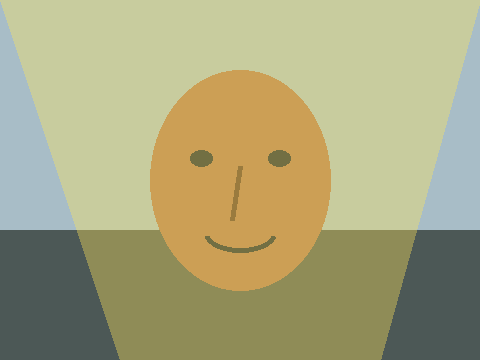
#> input picture samples/lighting/harsh_sun.png, 480 x 360 px
$ python face_crop_baseline.py --input ../samples/lighting --output out
#> lines starting #> are read from the running program, lines starting #| are printed output that depends on the picture
### python-scripts/clahe_preprocess.py
"""
CLAHE preprocessing utility for the NHAI offline face verification pipeline.

Usage:
    python clahe_preprocess.py --input path/to/image.jpg --output assets/evidence/clahe
    python clahe_preprocess.py --input path/to/folder --output assets/evidence/clahe

This is a development-time script. The final mobile app should use an optimized
native implementation, but this script lets us test parameters and collect
before/after evidence first.
"""

from __future__ import annotations

import argparse
import csv
import time
from pathlib import Path

import numpy as np
from PIL import Image, ImageDraw


IMAGE_EXTENSIONS = {".jpg", ".jpeg", ".png", ".bmp", ".webp"}


def _tile_lut(tile: np.ndarray, clip_limit: float) -> np.ndarray:
    histogram = np.bincount(tile.ravel(), minlength=256).astype(np.float64)
    clip_threshold = max(1.0, clip_limit * tile.size / 256)
    excess = np.maximum(histogram - clip_threshold, 0).sum()
    histogram = np.minimum(histogram, clip_threshold)
    histogram += excess / 256
    cdf = histogram.cumsum()
    cdf = (cdf - cdf.min()) / max(cdf.max() - cdf.min(), 1)
    return np.clip(cdf * 255, 0, 255).astype(np.uint8)


def apply_clahe_luminance(
    image: Image.Image,
    clip_limit: float = 2.0,
    tile_grid_size: int = 8,
) -> Image.Image:
    """Apply CLAHE to the luminance channel while preserving color."""
    ycbcr = image.convert("YCbCr")
    y_channel, cb_channel, cr_channel = ycbcr.split()
    luminance = np.array(y_channel, dtype=np.uint8)
    height, width = luminance.shape
    tile_h = int(np.ceil(height / tile_grid_size))
    tile_w = int(np.ceil(width / tile_grid_size))

    luts = []
    for tile_y in range(tile_grid_size):
        row = []
        y0 = tile_y * tile_h
        y1 = min((tile_y + 1) * tile_h, height)
        for tile_x in range(tile_grid_size):
            x0 = tile_x * tile_w
            x1 = min((tile_x + 1) * tile_w, width)
            row.append(_tile_lut(luminance[y0:y1, x0:x1], clip_limit))
        luts.append(row)
    lut_grid = np.array(luts)

    y_positions = np.arange(height, dtype=np.float32) / tile_h
    x_positions = np.arange(width, dtype=np.float32) / tile_w
    y_low = np.floor(y_positions).astype(np.int32)
    x_low = np.floor(x_positions).astype(np.int32)
    y_high = np.clip(y_low + 1, 0, tile_grid_size - 1)
    x_high = np.clip(x_low + 1, 0, tile_grid_size - 1)
    y_low = np.clip(y_low, 0, tile_grid_size - 1)
    x_low = np.clip(x_low, 0, tile_grid_size - 1)
    y_weight = (y_positions - y_low).reshape(height, 1)
    x_weight = (x_positions - x_low).reshape(1, width)

    top_left = lut_grid[y_low[:, None], x_low[None, :], luminance]
    top_right = lut_grid[y_low[:, None], x_high[None, :], luminance]
    bottom_left = lut_grid[y_high[:, None], x_low[None, :], luminance]
    bottom_right = lut_grid[y_high[:, None], x_high[None, :], luminance]

    top = (1 - x_weight) * top_left + x_weight * top_right
    bottom = (1 - x_weight) * bottom_left + x_weight * bottom_right
    enhanced = ((1 - y_weight) * top + y_weight * bottom).astype(np.uint8)

    enhanced_y = Image.fromarray(enhanced, mode="L")
    return Image.merge("YCbCr", (enhanced_y, cb_channel, cr_channel)).convert("RGB")


# [96 lines left out: functions iter_images, save_side_by_side, process_image, main, not called in this run]


# [2 lines that do not run on import are left out]

### python-scripts/face_crop_baseline.py
"""
Heuristic face crop baseline for early pipeline evidence.

This is NOT the final detector. It uses OpenCV Haar detection when available and
falls back to a simple skin-region heuristic. The final mobile detector should be
BlazeFace or SCRFD-lite.

Usage:
    python face_crop_baseline.py --input samples/private/real_faces --output assets/evidence/face_detection_real
"""

from __future__ import annotations

import argparse
import csv
import sys
import time
from collections import deque
from pathlib import Path

import numpy as np
from PIL import Image, ImageDraw

from clahe_preprocess import apply_clahe_luminance


IMAGE_EXTENSIONS = {".jpg", ".jpeg", ".png", ".bmp", ".webp"}
LOCAL_PACKAGE_DIR = Path(__file__).resolve().parents[1] / "local-python-packages"

if LOCAL_PACKAGE_DIR.exists():
    sys.path.insert(0, str(LOCAL_PACKAGE_DIR))

try:
    import cv2
except ImportError:
    cv2 = None

OPENCV_DETECTOR = None


def iter_images(input_path: Path):
    if input_path.is_file() and input_path.suffix.lower() in IMAGE_EXTENSIONS:
        yield input_path
        return

    if input_path.is_dir():
        for path in sorted(input_path.rglob("*")):
            if path.suffix.lower() in IMAGE_EXTENSIONS:
                yield path


# [120 lines left out: functions skin_mask, connected_components, choose_face_box, not called in this run]


def initialize_opencv_detector():
    global OPENCV_DETECTOR
    if cv2 is None:
        return None
    if OPENCV_DETECTOR is None:
        cascade_path = Path(cv2.data.haarcascades) / "haarcascade_frontalface_default.xml"
        OPENCV_DETECTOR = cv2.CascadeClassifier(str(cascade_path))
        warmup = np.zeros((160, 160), dtype=np.uint8)
        OPENCV_DETECTOR.detectMultiScale(warmup)
    return OPENCV_DETECTOR


def detect_with_opencv(image: Image.Image, max_size: int = 480):
    detector = initialize_opencv_detector()
    if detector is None:
        return None

    scale = min(1.0, max_size / max(image.size))
    detect_image = image.resize((int(image.width * scale), int(image.height * scale)))
    image_array = np.array(detect_image.convert("RGB"))
    gray = cv2.cvtColor(image_array, cv2.COLOR_RGB2GRAY)
    detections = detector.detectMultiScale(
        gray,
        scaleFactor=1.08,
        minNeighbors=4,
        minSize=(80, 80),
    )

    if len(detections) == 0:
        return None

    detect_width, detect_height = detect_image.size
    image_center_x = detect_width / 2
    image_center_y = detect_height / 2

    def score(face):
        x, y, width, height = face
        area = width * height
        center_x = x + width / 2
        center_y = y + height / 2
        center_distance = (
            abs(center_x - image_center_x) / detect_width
            + abs(center_y - image_center_y) / detect_height
        )
        return area * (1.4 - center_distance)

    x, y, width, height = max(detections, key=score)
    inv_scale = 1 / scale
    x = int(x * inv_scale)
    y = int(y * inv_scale)
    width = int(width * inv_scale)
    height = int(height * inv_scale)
    side = int(max(width, height) * 1.22)
    center_x = x + width // 2
    center_y = y + height // 2
    crop_left = max(0, center_x - side // 2)
    crop_top = max(0, center_y - int(side * 0.46))
    crop_right = min(image.width, crop_left + side)
    crop_bottom = min(image.height, crop_top + side)

    if crop_right - crop_left < side:
        crop_left = max(0, crop_right - side)
    if crop_bottom - crop_top < side:
        crop_top = max(0, crop_bottom - side)

    return crop_left, crop_top, crop_right, crop_bottom


def process_image(image_path: Path, output_dir: Path):
    image = Image.open(image_path).convert("RGB")
    start = time.perf_counter()
    method = "opencv_haar"
    box = detect_with_opencv(image)
    if box is None:
        method = "skin_heuristic"
        mask, scale = skin_mask(image)
        components = connected_components(mask)
        box = choose_face_box(components, image.size, scale)
    elapsed_ms = (time.perf_counter() - start) * 1000

    output_dir.mkdir(parents=True, exist_ok=True)
    if box is None:
        return {
            "sample": image_path.stem,
            "status": "no_face_candidate",
            "method": method,
            "elapsed_ms": round(elapsed_ms, 3),
        }

    annotated = image.copy()
    draw = ImageDraw.Draw(annotated)
    draw.rectangle(box, outline=(244, 197, 66), width=max(4, image.width // 180))
    crop = image.crop(box).resize((112, 112))
    clahe_crop = apply_clahe_luminance(crop)

    annotated_path = output_dir / f"{image_path.stem}_annotated.png"
    crop_path = output_dir / f"{image_path.stem}_crop_112.png"
    clahe_path = output_dir / f"{image_path.stem}_crop_112_clahe.png"

    annotated.save(annotated_path)
    crop.save(crop_path)
    clahe_crop.save(clahe_path)

    return {
        "sample": image_path.stem,
        "status": "face_candidate",
        "method": method,
        "box": ",".join(str(value) for value in box),
        "annotated": str(annotated_path),
        "crop": str(crop_path),
        "clahe_crop": str(clahe_path),
        "elapsed_ms": round(elapsed_ms, 3),
    }


def main():
    parser = argparse.ArgumentParser(description="Create baseline face crops from images.")
    parser.add_argument("--input", required=True, help="Input image or directory")
    parser.add_argument("--output", required=True, help="Output evidence directory")
    parser.add_argument("--csv", help="Optional CSV path for crop results")
    args = parser.parse_args()

    results = []
    initialize_opencv_detector()
    for image_path in iter_images(Path(args.input)):
        result = process_image(image_path, Path(args.output))
#> in process_image, image is the input picture: PIL image 480x360 RGB; mean R, G, B 169.9, 166.6, 125.5
#> in detect_with_opencv, `gray = cv2.cvtColor(image_array, cv2.COLOR_RGB2GRAY)`:
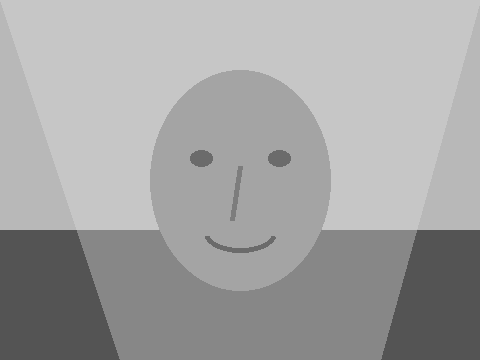
#> gray: shape (360, 480); min 84, max 198, mean 163.1
#> in detect_with_opencv, `detections = detector.detectMultiScale( gray, scaleFactor=1.08, minNei..`: detections = [[136, 86, 209, 209]]
#> in score, `x, y, width, height = face`: x = 136; y = 86; width = 209
#> in score, `area = width * height`: area = 43681
#> in score, `center_x = x + width / 2`: center_x = 240.5
#> in score, `center_y = y + height / 2`: center_y = 190.5
#> in score, `center_distance = ( abs(center_x - image_center_x) / detect_width + ab..`: center_distance = 0.0302
#> in detect_with_opencv, `x, y, width, height = max(detections, key=score)`: x = 136; y = 86; width = 209
#> in detect_with_opencv, `side = int(max(width, height) * 1.22)`: side = 254
#> in detect_with_opencv, `center_x = x + width // 2`: center_x = 240
#> in detect_with_opencv, `center_y = y + height // 2`: center_y = 190
#> in detect_with_opencv, `crop_left = max(0, center_x - side // 2)`: crop_left = 113
#> in detect_with_opencv, `crop_top = max(0, center_y - int(side * 0.46))`: crop_top = 74
#> in detect_with_opencv, `crop_right = min(image.width, crop_left + side)`: crop_right = 367
#> in detect_with_opencv, `crop_bottom = min(image.height, crop_top + side)`: crop_bottom = 328
#> in process_image, `box = detect_with_opencv(image)`: box = (113, 74, 367, 328)
#> in process_image, `crop = image.crop(box).resize((112, 112))`:
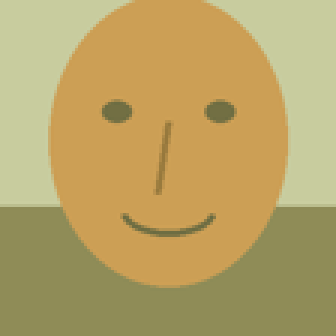
#> crop: PIL image 112x112 RGB (shown 3 times larger); mean R, G, B 184.6, 163.6, 102.6
#> in apply_clahe_luminance, `ycbcr = image.convert("YCbCr")`: ycbcr: PIL image 112x112 YCbCr; mean of channels 0, 1, 2 162.5, 93.6, 142.8
#> in apply_clahe_luminance, `y_channel, cb_channel, cr_channel = ycbcr.split()`:
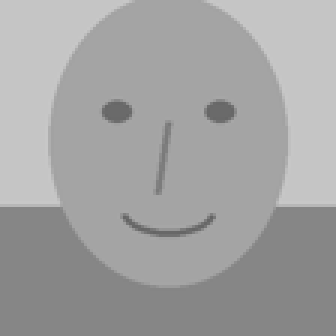
#> y_channel: PIL image 112x112 L (shown 3 times larger); min 100, max 200, mean 162.5
#> in apply_clahe_luminance, `y_channel, cb_channel, cr_channel = ycbcr.split()`:
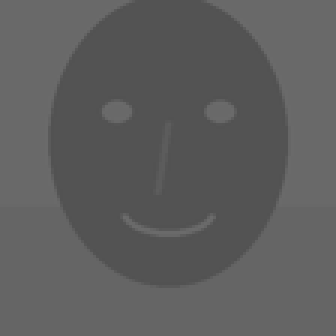
#> cb_channel: PIL image 112x112 L (shown 3 times larger); min 82, max 107, mean 93.6
#> in apply_clahe_luminance, `y_channel, cb_channel, cr_channel = ycbcr.split()`:
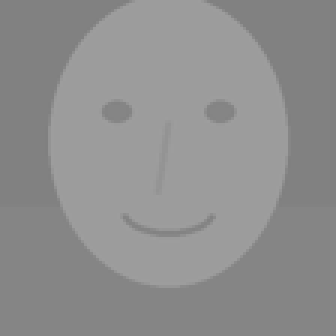
#> cr_channel: PIL image 112x112 L (shown 3 times larger); min 128, max 158, mean 142.8
#> the loop in apply_clahe_luminance, `for tile_y in range(tile_grid_size):` made 8 passes
#> after the loop in apply_clahe_luminance, `for tile_y in range(tile_grid_size):`: luts = 8 items
#> in process_image, `annotated.save(annotated_path)`:
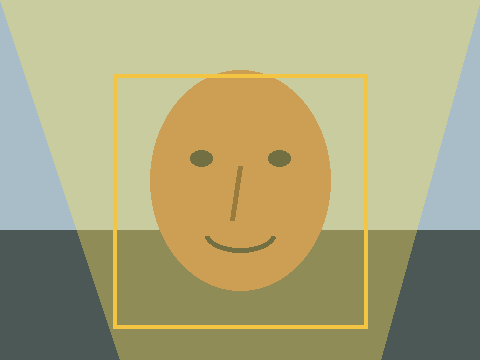
#> saved as harsh_sun_annotated.png: PIL image 480x360 RGB; mean R, G, B 171.5, 167.2, 124.2
#> result = {'sample': 'harsh_sun', 'status': 'face_candidate', 'method': 'opencv_haar', 'box': '113,74,367,328', 'annotated': 'out/harsh_sun_annotated.png', 'crop': 'out/harsh_sun_crop_112.png', 'clahe_crop': 'out/harsh_sun_crop_112_clahe.png', 'elapsed_ms': 33.66}
        results.append(result)
        print(
            f"{result['sample']}: {result['status']} via {result.get('method')} "
            f"({result['elapsed_ms']} ms)"
        )
#| harsh_sun: face_candidate via opencv_haar (33.655 ms)

    if args.csv:
        csv_path = Path(args.csv)
        csv_path.parent.mkdir(parents=True, exist_ok=True)
        fieldnames = [
            "sample",
            "status",
            "method",
            "box",
            "annotated",
            "crop",
            "clahe_crop",
            "elapsed_ms",
        ]
        with csv_path.open("w", newline="", encoding="utf-8") as csv_file:
            writer = csv.DictWriter(csv_file, fieldnames=fieldnames)
            writer.writeheader()
            writer.writerows(results)
        print(f"Wrote CSV: {csv_path}")


if __name__ == "__main__":
    main()
